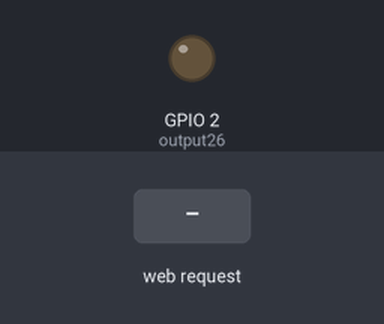
Bench run of a sketch on a simulated ESP32. Parts: output pins drawn as LEDs (lit = HIGH). Inputs (shaded band) come from the test bench. WiFi joins after 1.5 s; servers stay silent unless stated; what the sketch prints to the serial monitor is not drawn.

Above: at 2.7 s.
2.8 s: HTTP request GET /26/on received
At 3.9 s:
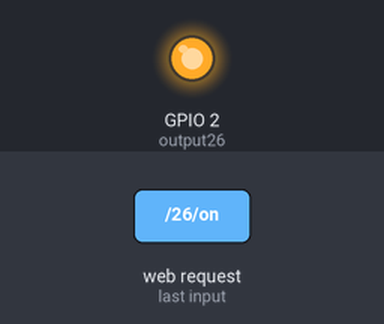
4.3 s: HTTP request GET /26/off received
At 5.0 s:
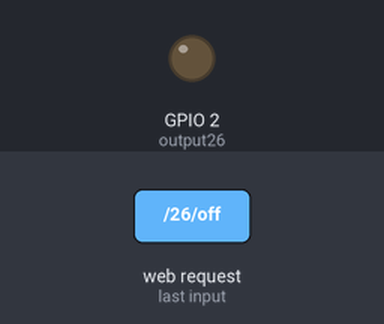
Timing chart, 0 to 7.3 s (numbered marks = the images above; inputs shaded):
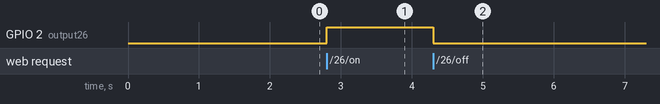

The sketch:

WirelessConnection.ino
```cpp
#include <WiFi.h>

//Entrar com os valores de conexao da rede Wifi
const char* ssid     = "Redmi";
const char* password = "felipehg";

//Setar porta
WiFiServer server(80);

//Variavel para ler a head
String header;

String output26State = "off";
String output27State = "off";

// Setar as portas com as saidas
const int output26 = 2;
int contador = 0;

void setup() {
  Serial.begin(115200);
  // Configurar as saidas
  pinMode(output26, OUTPUT);
  digitalWrite(output26, LOW);

  // Conectar no wifi
  Serial.print("Connecting to ");
  Serial.println(ssid);
  WiFi.begin(ssid, password);
  while (WiFi.status() != WL_CONNECTED) {
    delay(500);
    Serial.print(".");
  }
  // Printar o IP quando conectar
  Serial.println("");
  Serial.println("WiFi connected.");
  Serial.println("IP address: ");
  Serial.println(WiFi.localIP());
  server.begin();
}

void loop(){
  WiFiClient client = server.available();   // Listen for incoming clients

  if (client) {                             // If a new client connects,
    Serial.println("New Client.");          // print a message out in the serial port
    String currentLine = "";                // make a String to hold incoming data from the client
    while (client.connected()) {            // loop while the client's connected
      if (client.available()) {             // if there's bytes to read from the client,
        char c = client.read();             // read a byte, then
        Serial.write(c);                    // print it out the serial monitor
        header += c;
        if (c == '\n') {                    // if the byte is a newline character
          // if the current line is blank, you got two newline characters in a row.
          // that's the end of the client HTTP request, so send a response:
          if (currentLine.length() == 0) {
            // HTTP headers always start with a response code (e.g. HTTP/1.1 200 OK)
            // and a content-type so the client knows what's coming, then a blank line:
            client.println("HTTP/1.1 200 OK");
            client.println("Content-type:text/html");
            client.println("Connection: close");
            client.println();

            // turns the GPIOs on and off
            if (header.indexOf("GET /26/on") >= 0) {
              Serial.println("GPIO 26 on");
              output26State = "on";
              digitalWrite(output26, HIGH);
            } else if (header.indexOf("GET /26/off") >= 0) {
              Serial.println("GPIO 26 off");
              output26State = "off";
              digitalWrite(output26, LOW);
            } else {
              client.println("ERROR: 404");
              break;
            }

            // Display the HTML web page
            client.println("<!DOCTYPE html><html>");
            client.println("<head><meta name=\"viewport\" content=\"width=device-width, initial-scale=1\">");
            client.println("<link rel=\"icon\" href=\"data:,\">");
            // CSS to style the on/off buttons
            // Feel free to change the background-color and font-size attributes to fit your preferences
            client.println("<style>html { font-family: Helvetica; display: inline-block; margin: 0px auto; text-align: center;}");
            client.println(".button { background-color: #4CAF50; border: none; color: white; padding: 16px 40px;");
            client.println("text-decoration: none; font-size: 30px; margin: 2px; cursor: pointer;}");
            client.println(".button2 {background-color: #555555;}</style></head>");

            // Web Page Heading
            client.println("<body><h1>ESP32 Web Server</h1><h2>Teoria de Redes - Projeto GB</h2>");

            // Display current state, and ON/OFF buttons for GPIO 26
            client.println("<p>GPIO 26 - State " + output26State + "</p>");
            // If the output26State is off, it displays the ON button
            if (output26State=="off") {
              client.println("<p><a href=\"/26/on\"><button class=\"button\">ON</button></a></p>");
            } else {
              client.println("<p><a href=\"/26/off\"><button class=\"button button2\">OFF</button></a></p>");
            }

            // The HTTP response ends with another blank line
            client.println();
            client.println("Quantidades de cliks");
            client.println(contador);
            contador++;

            // Break out of the while loop
            break;
          } else { // if you got a newline, then clear currentLine
            currentLine = "";
          }
        } else if (c != '\r') {  // if you got anything else but a carriage return character,
          currentLine += c;      // add it to the end of the currentLine
        }
      }
    }
    // Clear the header variable
    header = "";
    // Close the connection
    client.stop();
    Serial.println("Client disconnected.");
    Serial.println("");
  }
}
```

Measured:
- after the input at 2.8 s, GPIO 2 (output26): LOW → HIGH at once
- after the input at 4.3 s, GPIO 2 (output26): HIGH → LOW at once
